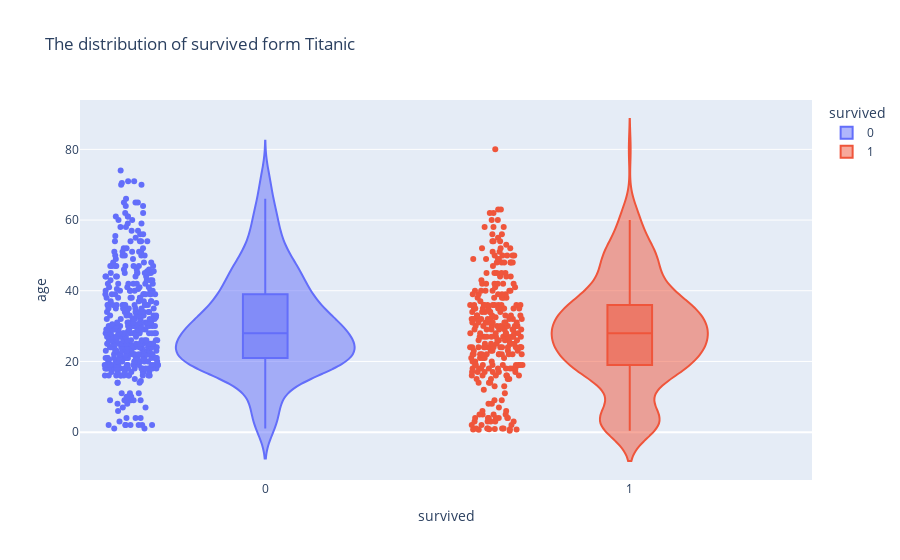

Notebook source saved alongside this figure:
### Markdown cell above
Violin plot with probability of survive depend of age and sex:

### Code cell
fig_v2 = px.violin(data_frame = data,
          x = 'survived',
          y = 'age',
          color = 'survived',
          title = 'The distribution of survived form Titanic',
          violinmode = 'overlay',
          box = True,
          points = 'all')
fig_v2.show()

### Figure 1 — Plotly figure (JSON) as saved in the notebook; plotly's stock layout.template omitted (floating-point values rounded to 4 significant figures; data arrays with more than 128 entries replaced by an {"elided": "..."} marker saying what was removed)
{"data": [{"alignmentgroup": "True", "box": {"visible": true}, "hovertemplate": "survived=%{x}<br>age=%{y}<extra></extra>", "legendgroup": "0", "marker": {"color": "#636efa"}, "name": "0", "offsetgroup": "0", "orientation": "v", "points": "all", "scalegroup": "True", "showlegend": true, "type": "violin", "x": {"elided": "549 int values"}, "x0": " ", "xaxis": "x", "y": {"elided": "549 float values"}, "y0": " ", "yaxis": "y"}, {"alignmentgroup": "True", "box": {"visible": true}, "hovertemplate": "survived=%{x}<br>age=%{y}<extra></extra>", "legendgroup": "1", "marker": {"color": "#EF553B"}, "name": "1", "offsetgroup": "1", "orientation": "v", "points": "all", "scalegroup": "True", "showlegend": true, "type": "violin", "x": {"elided": "342 int values"}, "x0": " ", "xaxis": "x", "y": {"elided": "342 float values"}, "y0": " ", "yaxis": "y"}], "layout": {"legend": {"title": {"text": "survived"}, "tracegroupgap": 0}, "title": {"text": "The distribution of survived form Titanic"}, "violinmode": "overlay", "xaxis": {"anchor": "y", "categoryarray": [0, 1], "categoryorder": "array", "domain": [0, 1], "title": {"text": "survived"}}, "yaxis": {"anchor": "x", "domain": [0, 1], "title": {"text": "age"}}}}
